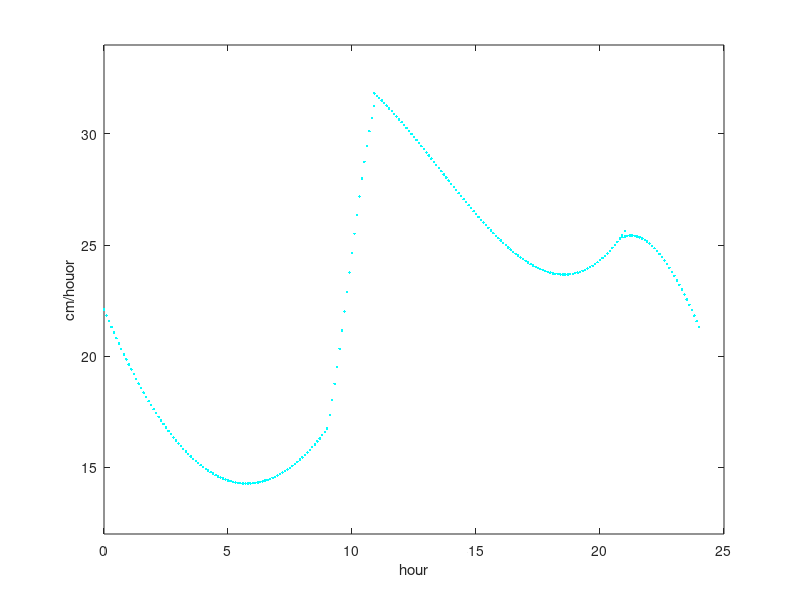

MATLAB code for this plot:
t=[0 0.92 1.84 2.95 3.87 4.98 5.9 7.01 7.93 8.97 10.95 12.03 12.95 13.88 14.98 15.90 16.83 17.93 19.04 19.9 20.84 23.88 24.99 25.91];
h=[968 948 931 913 898 881 869 852 839 822 1082 1050 1021 994 965 941 918 892 866 843 822 1059 1035 1018];
c1=polyfit(t(1:10),h(1:10),3)
a1=polyder(c1)
tp1=0:0.1:9;
x1=-polyval(a1,tp1);
plot(tp1,x1,'c.')
axis([0 25 12  34])
hold on
c2=polyfit(t(11:21),h(11:21),4);
a2=polyder(c2);
tp2=10.9:0.1:21;
x2=-polyval(a2,tp2);
plot(tp2,x2,'c.')
axis([0 25 12  34])
hold on
xx1=-polyval(a1,[8 9]);
xx2=-polyval(a2,[11 12]);
xx12=[xx1 xx2];
c12=polyfit([8 9 11 12],xx12,3)
tp12=9:0.1:11;
x12=polyval(c12,tp12);
plot(tp12,x12,'c.')
axis([0 25 12  34])
hold on
dt3=diff(t(22:24));
dh3=diff(h(22:24));
dht3=-dh3./dt3;
t3=[20 20.8 t(22) t(23)]
xx3=[-polyval(a2,t3(1:2)),dht3];
c3=[-polyfit(t3,xx3,3)];
tp3=20.8:0.1:24;
x3=-polyval(c3,tp3);
plot(tp3,x3,'c.')
axis([0 25 12  34])
xlabel('hour')
ylabel('cm/houor')